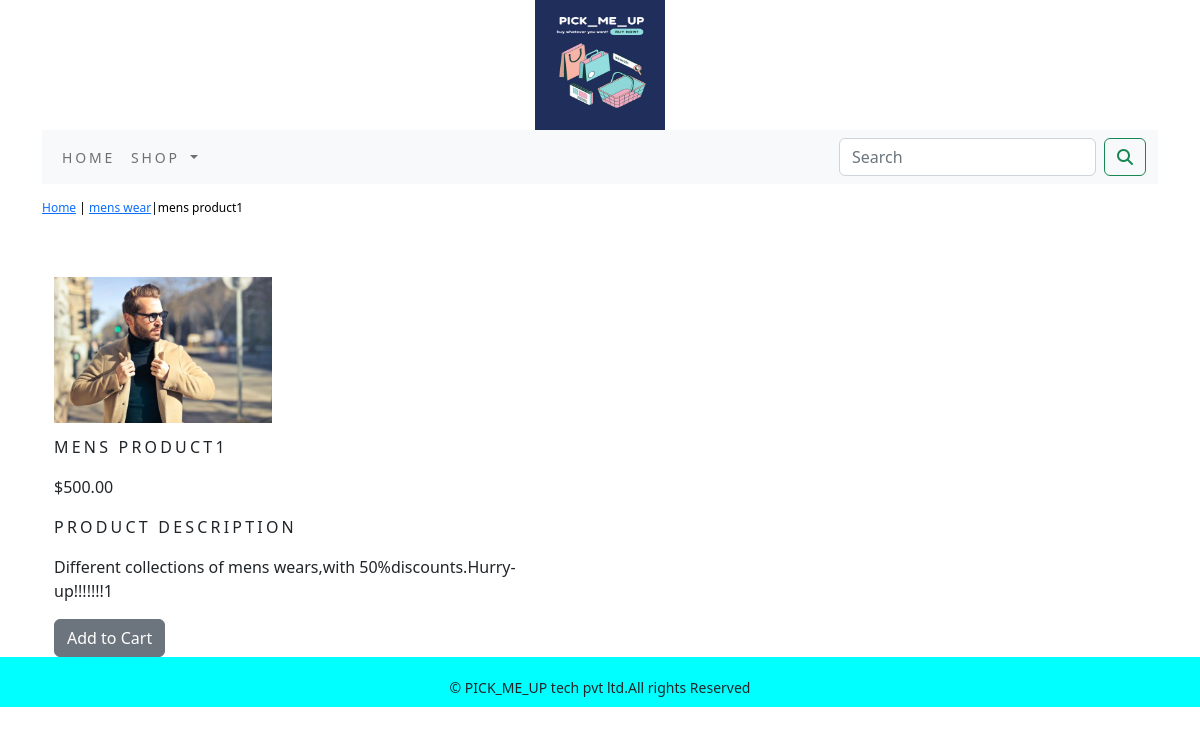
The app's page /shopapp/mens-wear/mens-product1/ with its own data.
### shopapp/models.py (models this page shows, shortened)
class Product(models.Model):
    name=models.CharField(max_length=250,unique=True)
    slug=models.SlugField(max_length=250,unique=True)
    description=models.TextField(blank=True)
    price=models.DecimalField(max_digits=10,decimal_places=2)
    category=models.ForeignKey(Category,on_delete=models.CASCADE)
    image=models.ImageField(upload_to='product',blank=True)
    stock=models.IntegerField()
    available=models.BooleanField(default=True)
    created=models.DateTimeField(auto_now_add=True)
    updated=models.DateTimeField(auto_now=True)
    class Meta:
        ordering = ('name',)
        verbose_name = 'product'
        verbose_name_plural = 'products'

class Category(models.Model):
    name=models.CharField(max_length=250,unique=True)
    slug=models.SlugField(max_length=250,unique=True)
    description=models.TextField(blank=True)
    image=models.ImageField(upload_to='category',blank=True)
    class Meta:
        ordering=('name',)
        verbose_name='category'
        verbose_name_plural='categories'
    def get_url(self):
        return reverse('shopapp:product_by_category',args=[self.slug])
    def __str__(self):
        return  '{}'.format(self.name)

### shopapp/views.py (the view)
# urls.py: path('<slug:c_slug>/<slug:product_slug>/', views.proDetail, name='prodCatdetail')
def proDetail(request,c_slug,product_slug):
    try:
        product=Product.objects.get(category__slug=c_slug,slug=product_slug)
    except Exception as e:
        raise e
    return render(request,'product.html',{'product':product})

### cart/context_processors.py (called while the page is built)
def counter(request):
            item_count=0
            if 'admin' in request.path:
                return {}
            else:
                try:
                    cart=Cart.objects.filter(cart_id=_cart_id(request))
                    car_items=CartItem.objects.all().filter(cart=cart[:1])
                    for cart_item in car_items:
                        item_count += cart_item.quantity
                except Cart.DoesNotExist:
                    item_count =0
            return dict(item_count=item_count)

### cart/views.py (called while the page is built)
def _cart_id(request):
    cart=request.session.session_key
    if not cart:
        cart=request.session.create()
    return cart

### shopapp/context_processors.py (called while the page is built)
def menu_links(request):
    links=Category.objects.all()
    return dict(links=links)

### templates/product.html (shortened to what this page needs)
{% extends 'base.html' %}
{% load static %}
{% block content %}
<div class="row my_prod_row_class">
    <div class="mx_auto">
        <p><a href="{% url 'shopapp:allProdCat' %}">Home</a> | <a href="{{product.category.get_url}}">{{product.category}}</a>|{{product.name}}</p>
    </div>
</div>
<div class="container">
<br>
<div class="row">
    <div call="col-12 col-sm-12 col-md-12 col-lg-6 text-center">
        <div style="min-width:18rem">
            <img src="{{product.image.url}}" alt="{{product.name}}" width="20%;" height="20%;">
        </div>
    </div>
    <div class="col-12 col-sm-12 col-md-12 col-lg-6">
        <div>
        <h1 class="my_prod_title">{{product.name}}</h1>
        <p>${{product.price}}</p>
        <p class="my_title"> Product Description</p>
        <p class="text-justify my_prod_text">{{product.description}}</p>
        {% if product.stock <= 0 %}
        <p class="text-justify my_prod_text"><b>Out of Stock</b></p>
        {% else %}
        <a class="btn btn-secondary" href="{% url 'cart:add_cart' product.id %}">Add to Cart</a>
        {% endif %}
        </div>
    </div>
</div>
</div>
{% endblock %}

### static/css/custom.css (style rules this page uses)
body { font-family: 'Roboto', sans-serif; }
.my_title { font-size:16px; text-transform:uppercase; letter-spacing: .2em; }
.my_prod_row_class { padding-top:15px; padding-bottom:20px; }
.my_prod_row_class .mx_auto { color:#000; font-size:12px; text-decoration:none; }
.my_prod_title { font-size:16px; text-transform:uppercase; letter-spacing: .2em; padding-top:15px; padding-bottom:10px; }
.my_prod_text { padding-right:20px; }

### records on screen
Product: category "mens wear", name "mens product1", image (picture), name "MENS PRODUCT1", price "500.00", description "Different collections of mens wears,with 50%discounts.Hurry-up!!!!!!!1"
